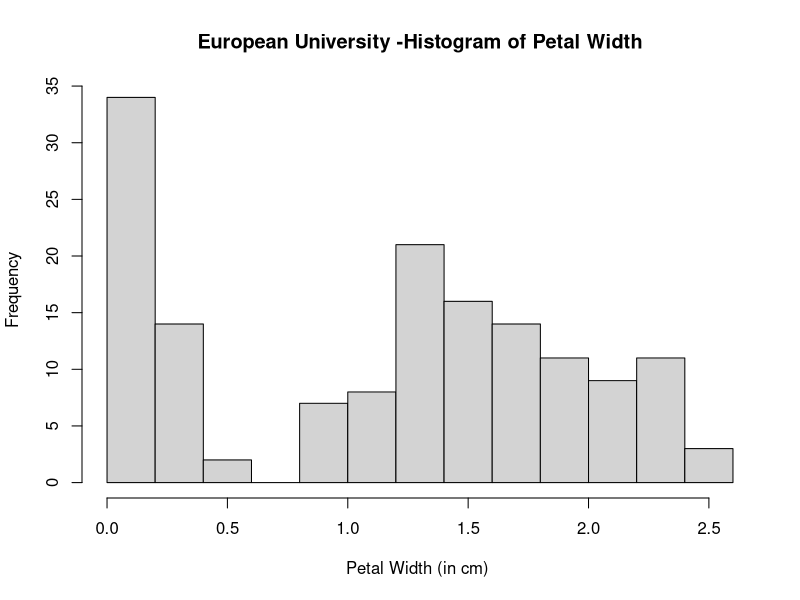

R code for this plot: (Note: this script raises an error after producing the figure.)
#21824030 ELENa DELGADO DEL REY ####
#Title: Navigating RStudio UI (user interface)####
#File: Navigating throught R UI
#Project: R_EssT_1; R Essential Training, Part 1:
#         Wrangling and visualizing Data

#INSTALL AND LOAD PACKAGES####

#LOAD BASE PACKAGES####
library(datasets) #importing datasets

#LOAD AND PREPARE DATA####
?iris #help about iris dataset
df <- iris #create var called df and assign iris dataset
head(df) #print first elements 
df

#ANALYZE DATA####
hist(df$Petal.Width,
     main = "European University -Histogram of Petal Width",
     xlab = "Petal Width (in cm) ")

#Exercise (Petal Length) and (Species)

#CLEAN UP ####

#Clear environment
rm(list = ls())

#Clear packages
detach("package:datasets", upload=TRUE) #For base

#Clear plots
graphics.off() #Clear plots, closes all graphics devices 

#Clear console 
cat("\014") #ctrl+L
